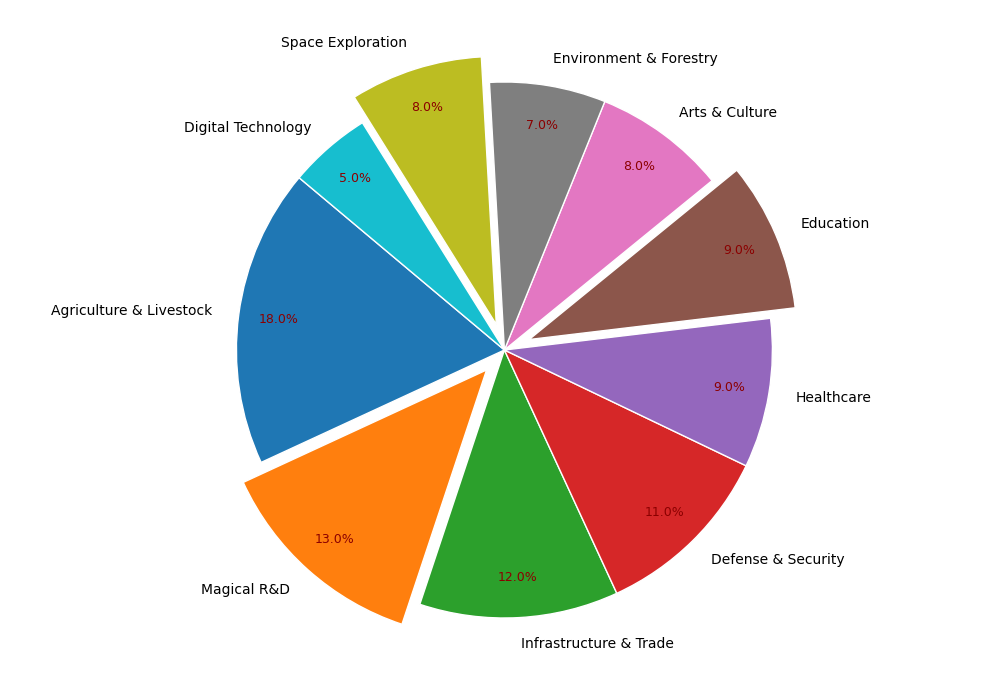

Recreate this plot in Python.
import matplotlib.pyplot as plt

resource_categories = [
    'Agriculture & Livestock',
    'Magical R&D',
    'Infrastructure & Trade',
    'Defense & Security',
    'Healthcare',
    'Education',
    'Arts & Culture',
    'Environment & Forestry',
    'Space Exploration',
    'Digital Technology'
]

resource_allocation = [18, 13, 12, 11, 9, 9, 8, 7, 8, 5]

assert sum(resource_allocation) == 100, "The resource allocations must sum up to 100."

explode = (0, 0.1, 0, 0, 0, 0.1, 0, 0, 0.1, 0)

fig, ax = plt.subplots(figsize=(10, 7))

wedges, texts, autotexts = ax.pie(
    resource_allocation, explode=explode, labels=resource_categories,
    autopct='%1.1f%%', startangle=140, pctdistance=0.85, shadow=False, wedgeprops=dict(edgecolor='w')
)

for autotext in autotexts:
    autotext.set_fontsize(9)
    autotext.set_color('darkred')

plt.tight_layout()
plt.show()
